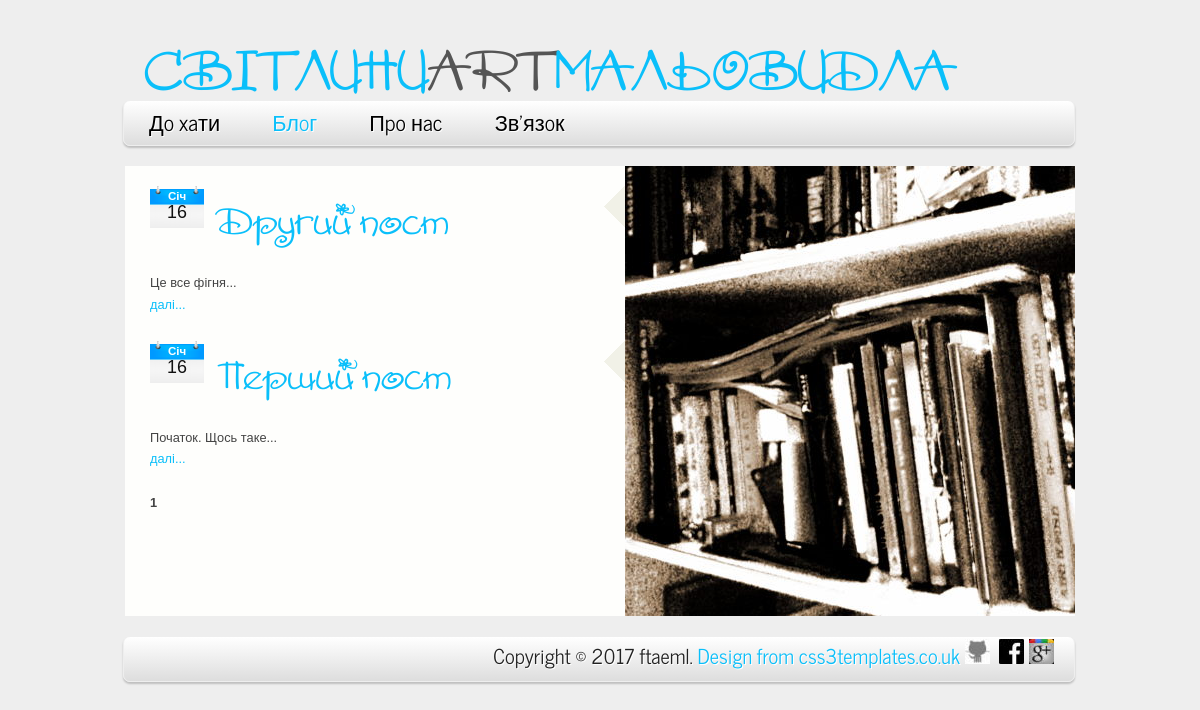
Screenshot of /blog/ with the database file from the repository.
### blog/models.py (models this page shows, shortened)
class Post(models.Model):
    title = models.CharField(max_length=30, verbose_name="Титул")
    content = models.TextField(verbose_name="Вміст")
    published_date = models.DateTimeField(auto_created=True, verbose_name="Дата публікації")
    album = models.ForeignKey(Album, verbose_name="Альбом")
    user = models.ForeignKey(User, verbose_name="Автор")
    class Meta:
        verbose_name = "Повідомлення"
        verbose_name_plural = "Повідомлення"

### blog/views.py (the view)
def index(request):
    posts = Post.objects.all().order_by("-published_date")
    paginator = Paginator(posts, 2)
    page = request.GET.get('page')
    try:
        posts = paginator.page(page)
    except PageNotAnInteger:
        posts = paginator.page(1)
    except EmptyPage:
        posts = paginator.page(paginator.num_pages)
    context = {"posts": posts}
    return render(request, "blog/index.html", context)

### templates/blog/index.html (shortened to what this page needs)
{% extends "base.html" %}
{% load staticfiles %}
{% load i18n %}
{% block menu %}
    {% include "menu.html" with is_index=True %}
{% endblock menu %}
{% block content %}
    <div id="site_content" xmlns="http://www.w3.org/1999/html">
        <div id="left_content">
            <div id="blog_container">
                {% for post in posts %}
                <div class="blog"><h2>{{ post.published_date|date:"M" }}</h2><h3>{{ post.published_date|date:"d" }}</h3></div>
                <h4 class="select"><a href="{% url "post" id=post.pk %}">{{ post.title }}</a></h4>
                <p>{{ post.content|truncatewords:20 }}<a href="{% url "post" id=post.pk %}"></br>далі...</a></p>
                {% endfor %}
                <div class="pageLink next">
                    {% for num in posts.paginator.page_range %}
                        {% if num == posts.number %}
                            <span class="current"><b>{{ num }}</b></span>
                        {% else %}
                            <a href="?page={{ num }}"> {{ num }}</a>
                        {% endif %}
                    {% endfor %}
                </div>
            </div>
        </div>
        <div id="right_content">
            <img src="{% static "images/blog.jpg" %}"  title="contact" alt="contact" />
        </div>
    </div>
{% endblock %}

### static/css/style.css (style rules this page uses)
html { height: 100%; }
* { margin: 0; padding: 0; }
body { font: normal .80em arial, sans-serif; }
p { padding: 0 0 25px 0; line-height: 1.7em; }
img { border: 0; }
h1, h2, h3, h4, h5, h6 { font: normal 350% 'AmoreCTT', arial, sans-serif; margin: 0 0 5px 0; padding: 0; }
h2 { font: normal 170% 'AmoreCTT', arial, sans-serif; margin: 0; padding: 0 0 8px 0; }
h3 { font: normal 150% arial, sans-serif; }
h4, h5, h6 { margin: 0; padding: 0 0 5px 0; font: normal 110% arial, sans-serif; line-height: 1.5em; }
a, a:hover { outline: none; text-decoration: none; }
#main, #header, #logo, #menubar, #site_content, #footer { margin-left: auto; margin-right: auto; }
#site_content { width: 950px; overflow: hidden; margin: 4px auto 0 auto; padding: 0; }
#left_content { float: left; text-align: justify; width: 444px; padding: 20px 0 5px 25px; margin: 0; }
#right_content { float: right; width: 450px; padding: 0; min-height: 450px; }
#right_content img { float: left; }
#blog_container h4 { font: normal 300% 'AmoreCTT', arial, sans-serif; margin: 0 0 15px 0; padding: 5px 0; }
#blog_container h4.select { width: 475px; }
.blog { background: url(../images/calendar.png) no-repeat; width: 54px; height: 46px; float: left; margin: 0 15px 0 0; }
.blog h2 { font: bold 90% arial, sans-serif; text-shadow: none; text-align: center; margin: 0; padding: 4px 0 0 0; }
.blog h3 { font: 140% arial, sans-serif; text-shadow: none; margin: 0; text-align: center; padding: -10px 0 0 0; }

### static/css/colour.css (style rules this page uses)
body { background: #EEE url(../images/light.png); color: #444; }
h2, h6 { color: #07E5F9; }
#site_content { background: #FEFEFC; }
#blog_container h4.select { background: url(../images/light_blog.png) no-repeat right top; }
.blog h3, div.image-title.portfolio_one, div.controls.portfolio_one a:hover { color: #111; }
.blog h2, div.image-title.portfolio_two, div.controls.portfolio_two a { color: #FFF; }
a, a:hover, footer a, ul#nav li.selected a, ul#nav li a:hover, ul#nav ul li a:hover, ul#nav ul li a:focus, ul#nav li.selected ul a:hover, div.controls.portfolio_one a, div.controls.portfolio_two a:hover { color: #0ABFFA; }
h1, h3, h4, h5, a:hover, #logo h1, #logo h1 a:hover, .form_settings input, .form_settings textarea, #blog_container h4, ul#nav li.selected ul a { color: #555; }

### rows the page displays
Post: published_date "Січ", published_date "16", title "Другий пост", content "Це все фігня..."
Post: published_date "Січ", published_date "16", title "Перший пост", content "Початок. Щось таке..."

### other values shown
{{ num }} "1"
